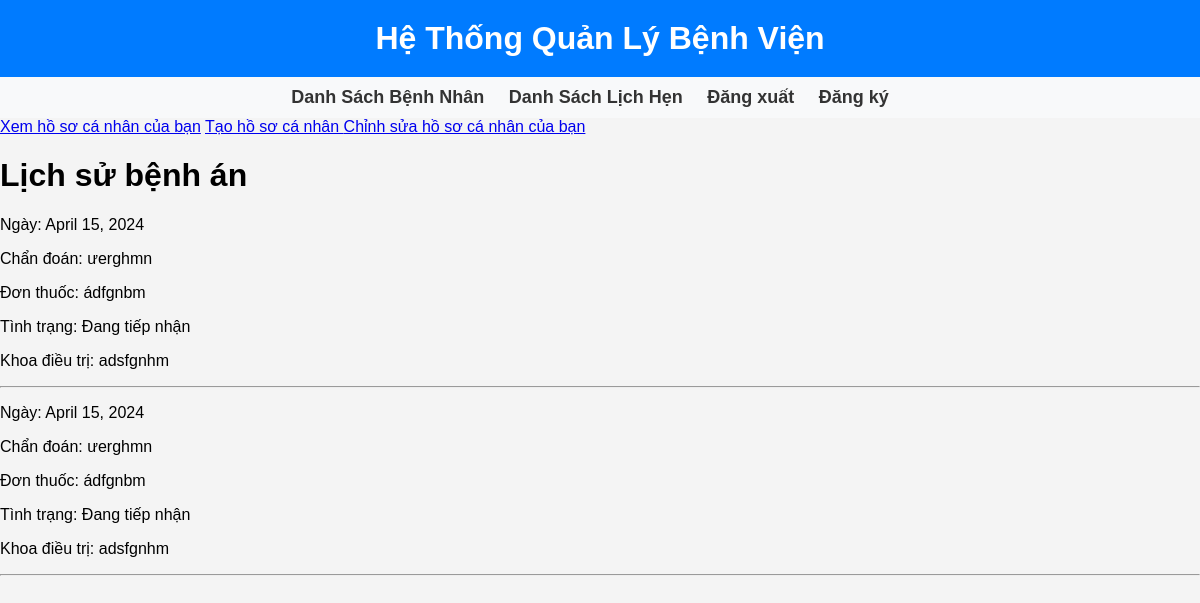
The page /patient/view_medical_date/ (signed in) on the database its author committed.
### Patient/models.py (models this page shows, shortened)
class MedicalDate (models.Model):
    patient = models.ForeignKey(User, on_delete = models.CASCADE)
    date = models.DateField()
    diagnosis = models.TextField() # Chẩn đoán của bác sĩ
    prescription = models.TextField() # Toa thuốc cần dùng
    progress_option = [
        ('Đang tiếp nhận', 'Đang tiếp nhận'),
        ('Đang chẩn đoán', 'Đang chẩn đoán'),
        ('Đang điều trị', 'Đang điều trị'),
        ('Xuất viện', 'Xuất viện')
    ]
    progress = models.CharField(max_length = 20, choices = progress_option)
    medical_department = models.CharField(max_length = 100)

### Patient/views.py (the view)
# urls.py: path('view_medical_date/', views.medical_history, name = 'medical_history'),
@login_required
def medical_history(request):
    medical_dates = MedicalDate.objects.filter(patient = request.user)
    return render(request, 'view_medical_history.html', {'medical_dates' : medical_dates})

### Patient/templates/view_medical_history.html
{% extends 'main.html' %}
{% block content %}
<h1> Lịch sử bệnh án </h1>
{% for medical_date in medical_dates %}
<p>Ngày: {{ medical_date.date }} </p>
<p> Chẩn đoán: {{medical_date.diagnosis}} </p>
<p> Đơn thuốc: {{medical_date.prescription}} </p>
<p> Tình trạng: {{medical_date.progress}} </p>
<p> Khoa điều trị: {{medical_date.medical_department}} </p>
<hr>
{% endfor %}
{% endblock %}

### main_app/templates/main.html (style rules this page uses)
body { font-family: Arial, sans-serif; margin: 0; padding: 0; background-color: #f4f4f4; }

### rows shown on the page
MedicalDate: date "April 15, 2024", diagnosis "ưerghmn", prescription "ádfgnbm", progress "Đang tiếp nhận", medical_department "adsfgnhm"
MedicalDate: date "April 15, 2024", diagnosis "ưerghmn", prescription "ádfgnbm", progress "Đang tiếp nhận", medical_department "adsfgnhm"
